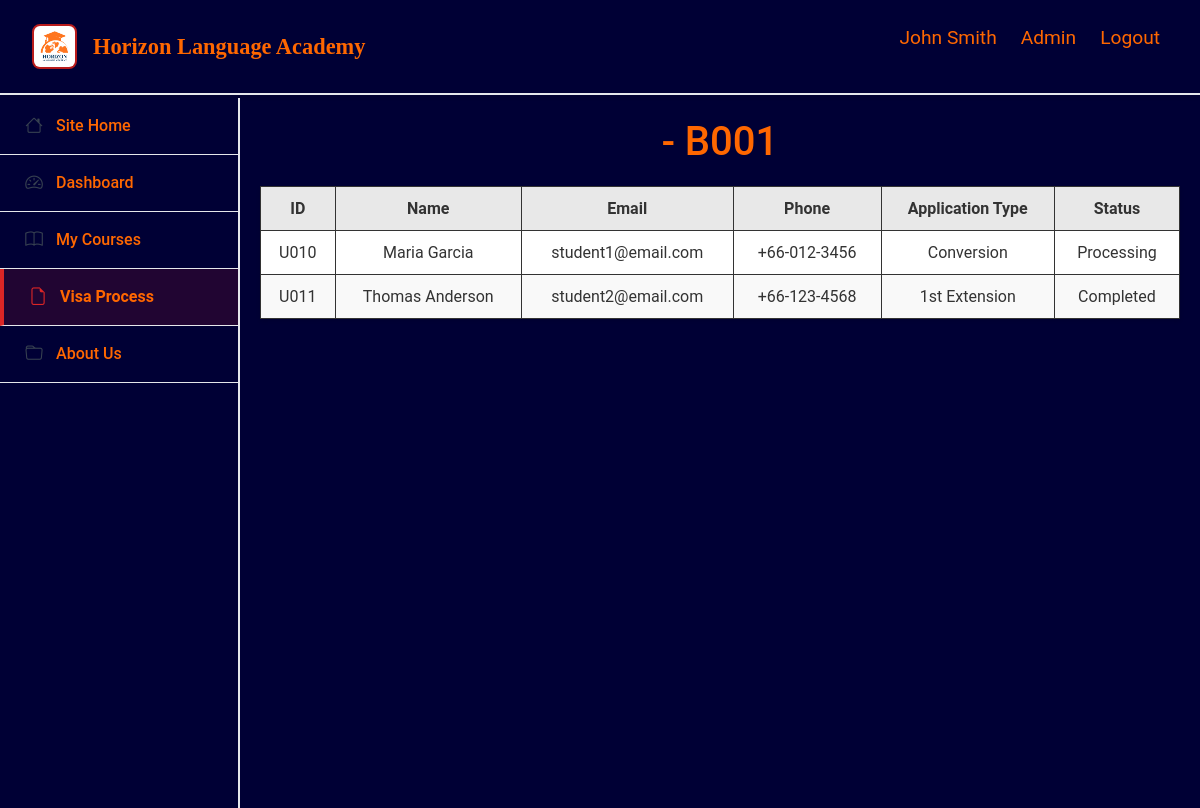
The app's page /admin/visastatus.php?batch=B001 (signed in), older data.
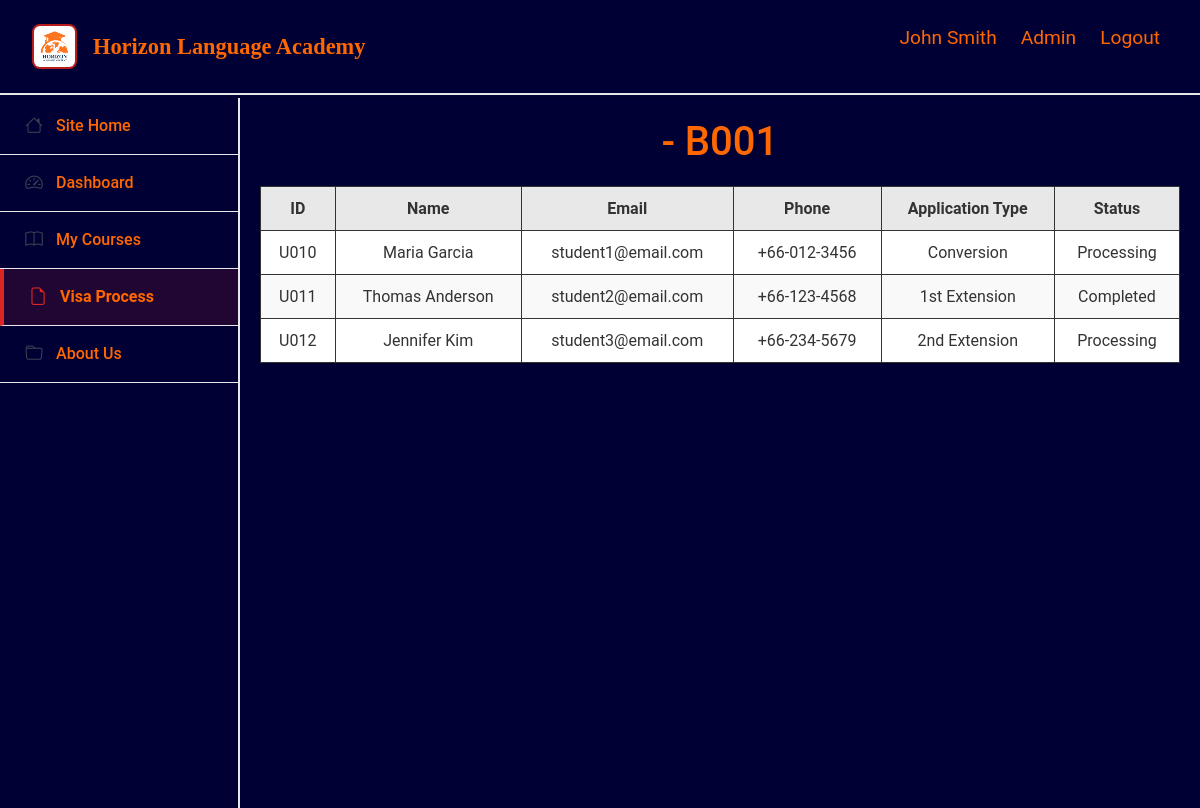
The same page, newer data.
### tables this page shows
CREATE TABLE student (
  student_id    VARCHAR(50) PRIMARY KEY,
  batch_id      VARCHAR(50),
  FOREIGN KEY (student_id) REFERENCES users(user_id)
    ON UPDATE CASCADE ON DELETE CASCADE
);

CREATE TABLE users (
  user_id      VARCHAR(50) PRIMARY KEY,
  user_name    VARCHAR(100) NOT NULL,
  user_email   VARCHAR(100) UNIQUE,
  user_ph_no   VARCHAR(20),
  password     VARCHAR(255),
  role        ENUM('Admin','Teacher','Student','VisaSupportOfficer') NOT NULL
);

CREATE TABLE visa_application (
  visa_application_id   VARCHAR(50) PRIMARY KEY,
  visa_application_type VARCHAR(100),
  passport_number       VARCHAR(50),
  visa_start_date       DATE,
  visa_end_date         DATE,
  officer_id            VARCHAR(50),
  student_id            VARCHAR(50),
  visa_status            VARCHAR(50),
  FOREIGN KEY (student_id) REFERENCES student(student_id)
    ON UPDATE CASCADE ON DELETE SET NULL,
  FOREIGN KEY (officer_id) REFERENCES visa_support_officer(officer_id)
    ON UPDATE CASCADE ON DELETE SET NULL
);

### admin/visastatus.php (the view, shortened to what this page needs)
<?php
$course = $_GET['course'];
$batch = $_GET['batch'];
$pdo = db();
$sql = "
SELECT
    s.student_id,
    u.user_name AS student_name,
    u.user_email AS student_email,
    u.user_ph_no AS student_ph_no,
    v.visa_application_type,
    v.visa_status
FROM student AS s
INNER JOIN users AS u
    ON s.student_id = u.user_id
INNER JOIN visa_application AS v
    ON s.student_id = v.student_id
WHERE s.batch_id = '$batch'
;
";
$stmt = $pdo->prepare($sql);
$stmt->execute();
$students = $stmt->fetchAll(PDO::FETCH_ASSOC);
?>
<!DOCTYPE html>
<html lang="en">
<head>
    <link href="https://cdn.jsdelivr.net/npm/bootstrap@5.3.7/dist/css/bootstrap.min.css" rel="stylesheet">
    <link rel="stylesheet" href="https://cdn.jsdelivr.net/npm/bootstrap-icons@1.13.1/font/bootstrap-icons.min.css">
    <link rel="stylesheet" href="static/style.css">
</head>
<body>
    <?php include 'header.php'; ?>
    <div class="row g-0">
        <?php include 'sidebar.php'; ?>
         <div class="col-lg-10 col-md-9 col-8 main-content">
            <h1><?php echo $course?> - <?php echo $batch ?></h1>
            <table>
                <thead>
                    <tr>
                        <th>ID</th>
                        <th>Name</th>
                        <th>Email</th>
                        <th>Phone</th>
                        <th>Application Type</th>
                        <th>Status</th>
                    </tr>
                </thead>
                <tbody>
                    <?php foreach ($students as $student): ?>
                        <tr>
                            <td class="id-col"><?php echo $student['student_id'] ?></td>
                            <td class="name-col"><?php echo $student['student_name'] ?></td>
                            <td class="email-col"><?php echo $student['student_email'] ?></td>
                            <td class="phone-col"><?php echo $student['student_ph_no'] ?></td>
                            <td class="application-col"><?php echo $student['visa_application_type'] ?></td>
                            <td class="status-col"><?php echo $student['visa_status'] ?></td>
                        </tr>
                    <?php endforeach; ?>
                </tbody>
            </table>
        </div>
    </div>
</body>
</html>

Row changes from the older to the newer data that the page shows:
now on this page (row edited): student: student_id "U012", student_id.user_name "Jennifer Kim", student_id.user_email "student3@email.com", student_id.user_ph_no "+66-234-5679", visa_application.visa_application_type "2nd Extension", visa_application.visa_status "Processing"
